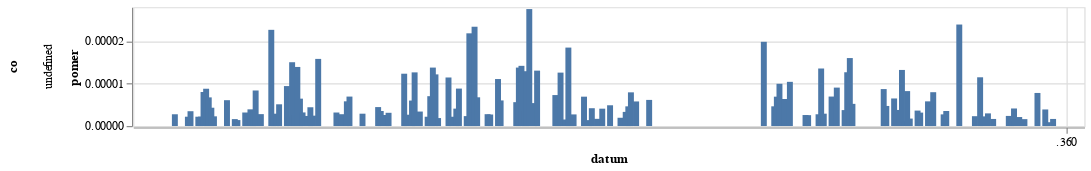

Notebook code for this chart:
### Code cell
graf(podil_vyskytu_behem_roku(r"(?i)hokej","hokej").filter(pl.col("pocet_slov") > 10000))

### Figure 1 — Vega-Lite specification as saved in the notebook (floating-point values rounded to 4 significant figures; data arrays with more than 128 entries replaced by an {"elided": "..."} marker saying what was removed)
{"config": {"view": {"continuousWidth": 300, "continuousHeight": 300}}, "data": {"name": "data-0cbb7da9c054870ef05878d15004de79"}, "mark": {"type": "bar"}, "encoding": {"row": {"field": "co", "type": "nominal"}, "x": {"field": "datum", "type": "temporal"}, "y": {"field": "pomer", "type": "quantitative"}}, "height": 100, "width": 800, "$schema": "https://vega.github.io/schema/vega-lite/v5.8.0.json", "datasets": {"data-0cbb7da9c054870ef05878d15004de79": {"elided": "346 records"}}}
